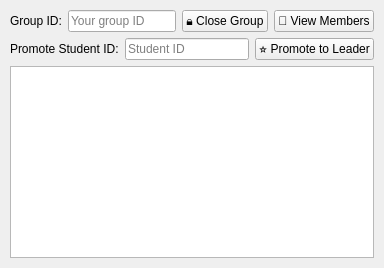
          <widget class="QWidget" name="tabManageGroup"><attribute name="title"><string>⚙ Manage Group</string></attribute>
           <layout class="QVBoxLayout"><property name="margin"><number>10</number></property>
            <item>
             <layout class="QHBoxLayout">
              <item><widget class="QLabel"><property name="text"><string>Group ID:</string></property></widget></item>
              <item><widget class="QLineEdit" name="txtManageGroupId"><property name="placeholderText"><string>Your group ID</string></property></widget></item>
              <item><widget class="QPushButton" name="btnCloseGroup"><property name="text"><string>🔒 Close Group</string></property></widget></item>
              <item><widget class="QPushButton" name="btnViewMembers"><property name="text"><string>👥 View Members</string></property></widget></item>
             </layout>
            </item>
            <item>
             <layout class="QHBoxLayout">
              <item><widget class="QLabel"><property name="text"><string>Promote Student ID:</string></property></widget></item>
              <item><widget class="QLineEdit" name="txtPromoteMemberId"><property name="placeholderText"><string>Student ID</string></property></widget></item>
              <item><widget class="QPushButton" name="btnPromoteMember"><property name="text"><string>⭐ Promote to Leader</string></property></widget></item>
             </layout>
            </item>
            <item><widget class="QListWidget" name="listMembers"/></item>
           </layout>
          </widget>
